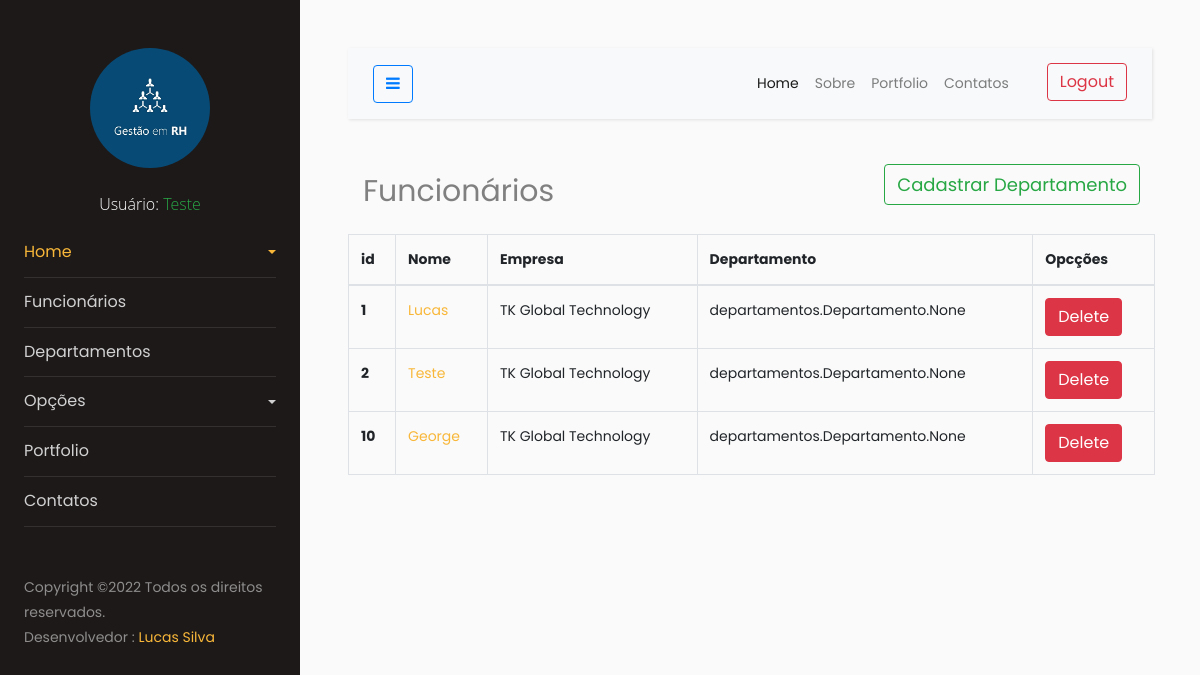
/funcionarios/ (signed in), run on the app's committed database.
### funcionarios/models.py (models this page shows, shortened)
class Funcionario(models.Model):
    nome = models.CharField(max_length=100, help_text="Nome do funcionário")
    sobrenome = models.CharField(max_length=100, null=False, blank=False,help_text="Sobre nome do funcionario")
    telefone = models.CharField(max_length=11, null=True)
    email = models.CharField(max_length=80, null=False, blank=False, help_text="E-mail")
    user = models.OneToOneField(User, on_delete=models.PROTECT)
    departamentos = models.ManyToManyField(Departamento)
    empresa = models.ForeignKey(Empresa, on_delete=models.PROTECT, null=True, blank=True)
    foto_funcionatio = models.ImageField(upload_to=nome, null=True, blank=True)
    class Meta:
        verbose_name = 'Funcionario'
        verbose_name_plural = 'Funcionarios'
    def __str__(Self):
        return Self.nome

### empresas/models.py (models this page shows, shortened)
class Empresa(models.Model):
    nome = models.CharField(max_length=100, help_text='Nome da empresa')
    def __str__(self):
        return self.nome

### funcionarios/views.py (the view)
# urls.py: path('', FuncionariosList.as_view(), name='list_funcionarios'),
class FuncionariosList(ListView):
    model = Funcionario
    def get_queryset(self):
        empresa_logada = self.request.user.funcionario.empresa
        return Funcionario.objects.filter(empresa=empresa_logada)

### funcionarios/templates/funcionarios/funcionario_list.html (shortened to what this page needs)
{% extends 'base.html' %}
{% load bootstrap5 %}
{% block main %}
<div class="container">
    <div class="row">
      <div class="col-md" style="align-items: center; padding-top: 15px;">
        <p style="float: left;font-size: 30px;">Funcionários</p>
    </div>
    <div class="col-md" style="align-items: center; padding-top: 15px;">
        <a href="{% url 'create_funcionario' %}" class="btn btn-outline-success" style="float: right; font-size: 18px;">Cadastrar Departamento</a>
    </div>
        <table class="table table-bordered">
            <thead>
              <tr>
                <th scope="col">id</th>
                <th scope="col">Nome</th>
                <th scope="col">Empresa</th>
                <th scope="col">Departamento</th>
                <th scope="col">Opcções</th>
              </tr>
            </thead>
            <tbody>
                {% for funcionario in object_list %}
                    <tr>
                        <th scope="row">{{ funcionario.id }}</th>
                        <td><a href="{% url 'update_funcionario' funcionario.id %}">{{ funcionario }}</a></td>
                        <td>{{ funcionario.empresa }}</td>
                        <td>{{ funcionario.departamentos }}</td>
                        <td>
                          {% buttons %}
                            <a class="btn btn-danger" href="{% url 'delete_funcionario' funcionario.id %}">Delete</a>
                          {% endbuttons %}
                        </td>
                    </tr>
                {% endfor %}
            </tbody>
          </table>
    </div>
</div>
{% endblock %}

### templates/base.html (shortened to what this page needs)
{% load static %}
<!DOCTYPE html>
<html lang="pt-br">
<head>
    <link rel="stylesheet" href="{% static 'bootstrap/css/bootstrap.min.css' %}">
    <link rel="stylesheet" href="{% static 'css/style.css' %}">
    <link rel="stylesheet" href="https://stackpath.bootstrapcdn.com/font-awesome/4.7.0/css/font-awesome.min.css">
    <link rel="stylesheet" href="{% static 'css/modal-login.css' %}">
</head>
<body>
		<div class="wrapper d-flex align-items-stretch">
			<nav id="sidebar">
				<div class="p-4 pt-5">
		  		<a href="{% url 'home' %}" >
            <img class="img logo rounded-circle mb-5" src="{% static 'images/img.png' %}" alt="">
          </a>
          {% if user.is_authenticated %}
          <p class="usuario">Usuário: <span class="text-success"> {{ usuario.funcionario.nome }}
            {{ user.funcionario.sobrenome }}
          </span></p>
          {% else %}
          <p>{{ usuario.funcionario.sobrenome }}</p>
          {% endif %}
          <ul class="list-unstyled components mb-5">
            <li class="active">
              <a href="#homeSubmenu" data-toggle="collapse" aria-expanded="false" class="dropdown-toggle">Home</a>
            </li>
            <li>
                <a href="{% url 'list_funcionarios' %}">Funcionários</a>
            </li>
            <li>
              <a href="{% url 'list_departamento' %}">Departamentos</a>
          </li>
            <li>
              <a href="#pageSubmenu" data-toggle="collapse" aria-expanded="false" class="dropdown-toggle">Opções</a>
	          </li>
	          <li>
              <a href="#">Portfolio</a>
	          </li>
	          <li>
              <a href="#">Contatos</a>
	          </li>
	        </ul>
	        <div class="footer">
	        	<p>
                    Copyright &copy;<script>document.write(new Date().getFullYear());</script>
                    Todos os direitos reservados. <br>
                    Desenvolvedor : <a href="" target="_blank">Lucas Silva</a>
                </p>
	        </div>
	      </div>
    	</nav>
      <div id="content" class="p-4 p-md-5">
        <nav class="navbar navbar-expand-lg navbar-light bg-light">
          <div class="container-fluid">
            <button type="button" id="sidebarCollapse" class="btn btn-outline-primary">
              <i class="fa fa-bars"></i>
            </button>
            <div class="collapse navbar-collapse" id="navbarSupportedContent">
              <ul class="nav navbar-nav ml-auto">
                <li class="nav-item active">
                    <a class="nav-link" href="{% url 'home' %}">Home</a>
                </li>
                <li class="nav-item">
                    <a class="nav-link" href="#">Sobre</a>
                </li>
                <li class="nav-item">
                    <a class="nav-link" href="#">Portfolio</a>
                </li>
                <li class="nav-item">
                    <a class="nav-link" href="#">Contatos</a>
                </li>
                <li class="nav-item">
                {% if user.is_authenticated %}
                    <a style="margin-left: 30px;" class="btn btn-outline-danger" href="{% url 'sair' %}">Logout</a>
                {% else %}
                <label class="btn btn-outline-success" for="dialog_state">Login</label>
                {% endif %}
              </li>
              </ul>
            </div>
          </div>
        </nav>
        {% block main %} {% endblock %}
    </div>
</div>
</body>
</html>

### data on the page
Funcionario: id "1", nome "Lucas", empresa "TK Global Technology", departamentos "departamentos.Departamento.None"
Funcionario: id "2", nome "Teste", empresa "TK Global Technology", departamentos "departamentos.Departamento.None"
Funcionario: id "10", nome "George", empresa "TK Global Technology", departamentos "departamentos.Departamento.None"

### other printed values
{{ user.funcionario.sobrenome }} "Teste"
